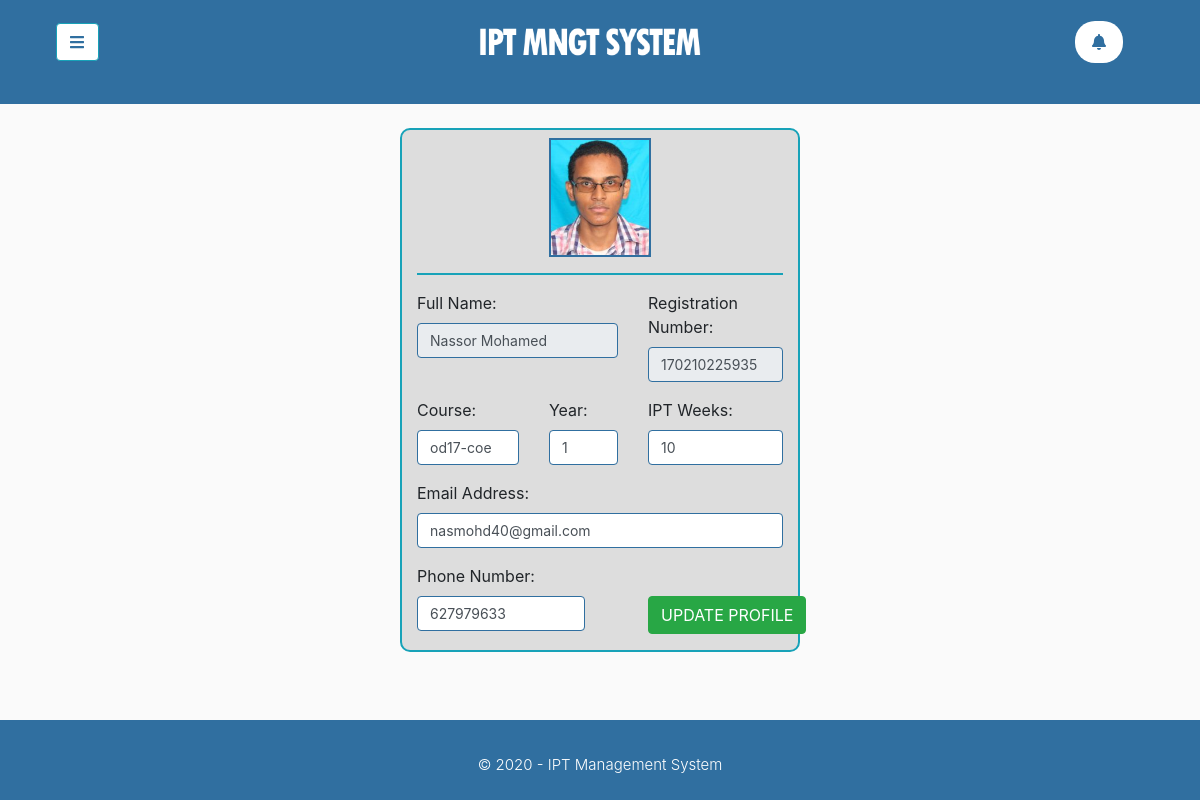
Screenshot of /student/pages/profile.php (signed in) with the database file from the repository.
### tables this page shows
CREATE TABLE `student_info` (
  `StudentID` int(11) NOT NULL,
  `FirstName` varchar(11) DEFAULT NULL,
  `LastName` varchar(11) DEFAULT NULL,
  `RegistrationNumber` varchar(15) DEFAULT NULL,
  `course` varchar(11) DEFAULT NULL,
  `EmailAddress` varchar(255) DEFAULT NULL,
  `PhoneNumber` int(255) DEFAULT NULL,
  `StudentPassword` varchar(255) DEFAULT NULL,
  `ProfilePicture` varchar(255) DEFAULT NULL,
  `ipt_weeks` int(11) DEFAULT NULL,
  `year_of_study` int(11) DEFAULT NULL
);

### student/pages/profile.php (the view, shortened to what this page needs)
<?php
    include '../phpIncludes/header.php';
    $current_user = $_SESSION ['StudentID'];
    $student_info_query = "SELECT * FROM student_info WHERE StudentID = $current_user";
    $run_query = $conn -> query($student_info_query);
    $get_student_res = $run_query -> fetch_assoc();
?>
<div class="container-fluid">
    <div class="row mt-4">
        <div class="col-lg-4 col-12 ml-auto mr-auto" style="border: 2px solid #17A2B8; border-radius:10px; background-color: #DDDDDD;">
          <form method="post" action="../phpIncludes/updateProfile.inc.php">
           <div class="row">
            <div class='mt-2 col-lg-4 ml-auto mr-auto text-center'>
                <?php
                echo "
                <img src='../profile_pictures/".$get_student_res['ProfilePicture']."' height='300vh' width='120vw' class='img-fluid' alt='User Image' style='border: 2px solid #306FA0;'>
                ";
                ?>
            </div>
            <div class='col-lg-12' style=''><hr style='border-top: 2px solid #17A2B8;'></div>
            <div class="col-lg-7">
                <label for='exampleFormControlTextarea1'>Full Name: </label>
                <?php
                echo "
                <textarea placeholder='' type='text' id='txtinput' readonly class='form-control col-lg-12' style='border: 1px solid #306FA0' rows='1'  style='resize:none;'>".$get_student_res['FirstName']." ".$get_student_res['LastName']."</textarea>
                ";?>
            </div>
            <div class="col-lg-5">
                <label for='exampleFormControlTextarea1'><span>Registration Number: </span></label>
                <?php
                echo "
                <textarea placeholder='' type='text' id='txtinput' readonly class='form-control' style='border: 1px solid #306FA0' rows='1'  style='resize:none;'>".$get_student_res ['RegistrationNumber']."</textarea>
                ";?>
            </div>
            <div class="col-lg-4 mt-3">
                <label for='exampleFormControlTextarea1'>Course:</label>
                <?php
                echo "
                <textarea placeholder='' type='text' id='txtinput' class='form-control col-lg-12' style='border: 1px solid #306FA0' rows='1'  style='resize:none;' name='course'>".$get_student_res['course']."</textarea>
                ";?>
            </div>
            <div class="col-lg-3 mt-2">
                <label for='exampleFormControlTextarea1' class='pt-2'>Year:</label>
                <?php
                echo "
                <textarea placeholder='' type='text' id='txtinput' class='form-control' style='border: 1px solid #306FA0' rows='1'  style='resize:none;' class='pt-2' name='year_of_study'>".$get_student_res['year_of_study']."</textarea>
                ";?>
            </div>
            <div class="col-lg-5 mt-2">
                <label for='exampleFormControlTextarea1' class='pt-2'>IPT Weeks:</label>
                <?php
                echo "
                <textarea placeholder='' type='text' id='txtinput' class='form-control' style='border: 1px solid #306FA0' rows='1'  style='resize:none;' class='pt-2' name='ipt_weeks'>".$get_student_res['ipt_weeks']."</textarea>
                ";?>
            </div>
            <div class="col-lg-12 mt-2">
                <label for='exampleFormControlTextarea1' class='pt-2'>Email Address: </label>
                <?php
                echo "
                <textarea placeholder='' type='text' id='txtinput' class='form-control' style='border: 1px solid #306FA0' rows='1'  style='resize:none;' class='pt-2' name='email_address'>".$get_student_res['EmailAddress']."</textarea>
                ";?>
            </div>
            <div class="col-lg-6 mt-2">
                <label for='exampleFormControlTextarea1' class='pt-2'>Phone Number: </label>
                <?php
                echo "
                <textarea placeholder='' type='text' id='txtinput' class='form-control' style='border: 1px solid #306FA0' rows='1'  style='resize:none;' class='pt-2' name='phoneNumber'>".$get_student_res['PhoneNumber']."</textarea>
                ";?>
            </div>
            <div class="col-lg-4 mt-5 mb-3 ml-auto mr-auto">
                <button class="btn btn-success">UPDATE PROFILE</button>
            </div>
            </div></form>
        </div>
    </div>
</div>
</div>
<?php
    include '../phpIncludes/footer2.php';
?>
    </body>
</html>

### student/styles/sidebar.css (style rules this page uses)
body { background: #fafafa; }

### student/pages/profile.php (style rules this page uses)
#txtinput { font-size: 14px; }
#txtinput { resize: none; }

### rows the page displays
student_info: ProfilePicture (picture), FirstName+LastName "Nassor Mohamed", RegistrationNumber "170210225935", course "od17-coe", year_of_study "1", ipt_weeks "10", email_address "nasmohd40@gmail.com", phoneNumber "627979633"
